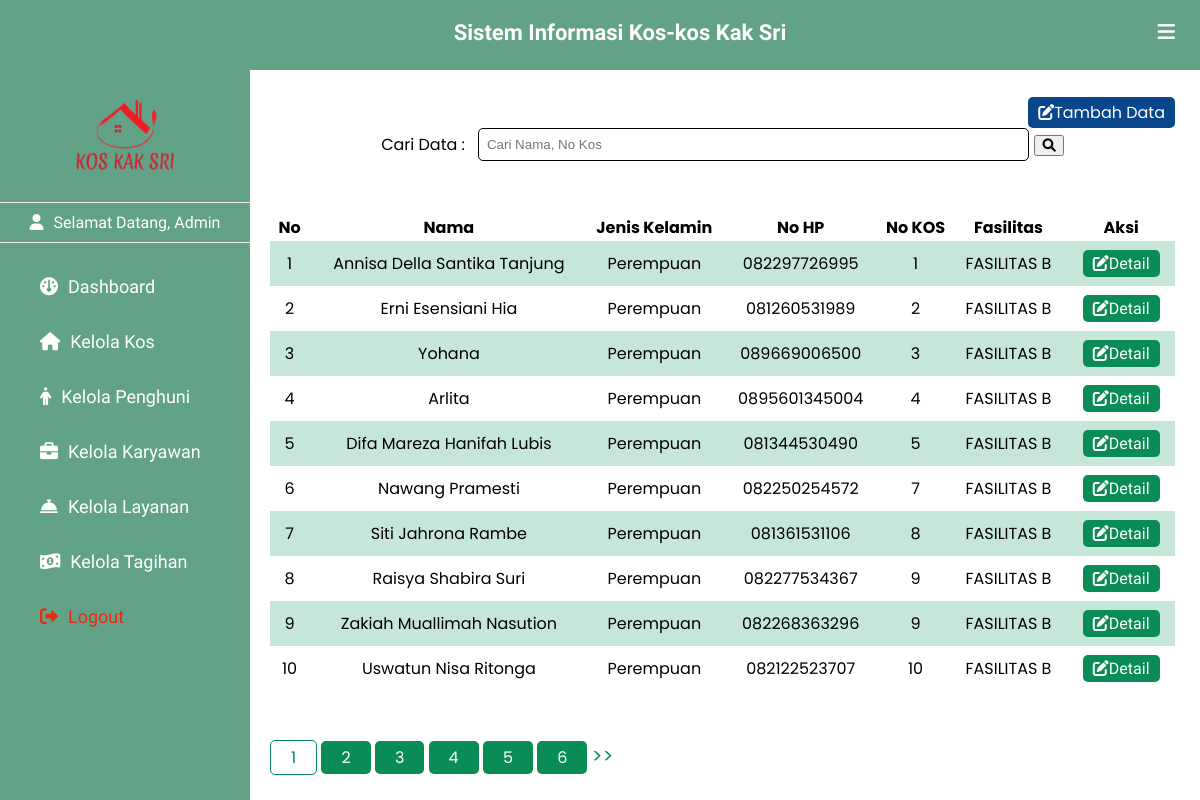
Page /kelola_penghuni.php (signed in) on the committed database.
### tables this page shows
CREATE TABLE `penghuni` (
  `id_penghuni` int(11) NOT NULL,
  `nama_penghuni` varchar(50) NOT NULL,
  `alamat_penghuni` text NOT NULL,
  `jenis_kelamin` varchar(20) NOT NULL,
  `no_hp` varchar(14) NOT NULL,
  `no_kos` int(11) NOT NULL,
  `durasi_sewa` int(11) NOT NULL
);

CREATE TABLE `info_kos` (
  `no_kos` int(11) NOT NULL,
  `lantai` int(11) NOT NULL,
  `fasilitas` varchar(100) NOT NULL
);

### connection.php (called while the page is built, shortened)
<?php
$server = "localhost";
$user = "root";
$pass = "";
$db_name = "db_final";
$conn = mysqli_connect($server, $user, $pass, $db_name);
function query($query) {
    global $conn;
    $result = mysqli_query($conn, $query);
    $rows = [];
    while($row = mysqli_fetch_assoc($result)){
        $rows[] = $row;
    }
    return $rows;
}
?>

### kelola_penghuni.php (the view, shortened to what this page needs)
<?php
include 'connection.php';
$jumlahDataPerHalaman = 10;
$jumlahData = count(query("SELECT * FROM penghuni"));
$jumlahHalaman = ceil($jumlahData/$jumlahDataPerHalaman);
$halamanAktif = ( isset($_GET["halaman"])) ? $_GET["halaman"] : 1;
$awalData = ($jumlahDataPerHalaman * $halamanAktif) - $jumlahDataPerHalaman;
$penghuni = query("SELECT * FROM penghuni
                    INNER JOIN info_kos using(no_kos) LIMIT $awalData, $jumlahDataPerHalaman");
?>
<!DOCTYPE html>
<html lang="en">
<head>
    <link rel="stylesheet" href="https://cdnjs.cloudflare.com/ajax/libs/simple-icons/6.15.0/simpleicons.svg">
    <link href='https://unpkg.com/boxicons@2.1.2/css/boxicons.min.css' rel='stylesheet'>
    <link rel="stylesheet" href="https://cdnjs.cloudflare.com/ajax/libs/font-awesome/6.0.0/css/all.min.css">
    <link rel="stylesheet" href="myProjects/webProject/icofont/css/icofont.min.css">
    <link rel="stylesheet" href="css/style_penghuni.css">
</head>
<body>
    <header>
       <div class="left_area">
            <h3>Sistem Informasi Kos-kos Kak Sri</h3>
       </div>
       <div class="right_area">
            <i class="fa-solid fa-bars" id="btn"></i>
       </div>
    </header>
    <div class="sidebar">
        <div class="logo_profile">
            <img src="asset/kosmerah.png " class="logo" alt="" width="100px" >
        </div>
        <div class="menu">
            <p id="admin"><i class="fa-solid fa-user"></i><span>Selamat Datang, Admin</span></p>
            <a href="index.php"><i class="fa-solid fa-gauge"></i><span>Dashboard</span></a>
            <a href="kelola_kos.php"><i class="fa-solid fa-house"></i><span>Kelola Kos</span></a>
            <a href="kelola_penghuni.php"><i class="fa-solid fa-person"></i><span>Kelola Penghuni</span></a>
            <a href="kelola_pegawai.php"><i class="fa-solid fa-briefcase"></i><span>Kelola Karyawan</span></a>
            <a href="kelola_layanan.php"><i class="fa-sharp fa-solid fa-bell-concierge"></i><span>Kelola Layanan</span></a>
            <a href="kelola_tagihan.php"><i class="fa-solid fa-money-bill-1-wave"></i><span>Kelola Tagihan</span></a>
            <a href="controller/logout.php" id="logout"><i class="fa-solid fa-right-from-bracket"></i><span>Logout</span></a>
        </div>
    </div>
    <div class="content" id="container">
    <form action="" method="POST">
    <div class="tombol-tambah">
         <a href="tambah_data.php" id="tbl-tambah"><i class="fa-solid fa-pen-to-square"></i>Tambah Data</a>
        </div>
    </form>
    <form action="" method="POST">
        <center><table>
            <tr style="padding-top:30px">
                <td>Cari Data : </td>
                <td style="width:80%; padding-left:10px"> <input type="text" name="keyword" width="250px" autofocus placeholder="Cari Nama, No Kos" autocomplete="off" id="keyword" style="padding:8px; border:1px solid #000; border-radius:5px;"></td>
                <td style="padding-left: 20px"><button name="cari"><i class="fa fa-search"></i></button></td>
            </tr>
        </table></center>
    </form>
      <table border="0" border-collapse="collapse" width="100%" id="tampil" style="margin-bottom:50px">
        <thead>
            <th style="text-align:center">No</th>
            <th style="text-align:center">Nama</th>
            <th style="text-align:center">Jenis Kelamin</th>
            <th style="text-align:center">No HP</th>
            <th style="text-align:center">No KOS</th>
            <th style="text-align:center">Fasilitas</th>
            <th style="text-align:center">Aksi</th>
        </thead>
        <tbody>
            <?php $i=1 ?>
            <?php foreach($penghuni as $pg) : ?>
            <tr>
                <td style="text-align:center"><?php echo $i; ?></td>
                <td style="text-align:center"><?php echo $pg["nama_penghuni"];?></td>
                <td style="text-align:center"><?php echo $pg["jenis_kelamin"];?></td>
                <td style="text-align:center"><?php echo $pg["no_hp"]; ?></td>
                <td style="text-align:center"><?php echo $pg["no_kos"]; ?></td>
                <td style="text-align:center"><?php echo $pg["fasilitas"]; ?></td>
                <td  class="tabel_aksi" style="text-align:center">
                    <a href="detail_penghuni.php?id_penghuni=<?php echo $pg["id_penghuni"]; ?>" id="tbl-ubah"><i class="fa-solid fa-pen-to-square"></i>Detail</a>
                </td>
            </tr>
            <?php $i++; ?>
            <?php endforeach; ?>
        </tbody>
      </table>
        <?php for($i = 1; $i <= $jumlahHalaman; $i++) :?>
            <?php if($i== $halamanAktif) :?>
                <a href="?halaman=<?php echo $i ?>" style="background-color:#fff; padding:5px 20px; margin-top:100px;color:#098c55; text-decoration:none; border-radius:5px; border:1px solid #098c55 "><?php echo $i ?></a>
            <?php else :?>
                <a href="?halaman=<?php echo $i ?>" style="background-color:#098c55; padding:5px 20px; margin-top:100px;color:#fff; text-decoration:none; border-radius:5px "><?php echo $i ?></a>
            <?php endif; ?>
        <?php endfor; ?>
        <?php if($halamanAktif < $jumlahHalaman) :?>
            <a href="?halaman=<?php echo $halamanAktif + 1?>" style="font-size:20px;text-decoration:none;color:#098c55">&gt&gt</a>
        <?php endif; ?>
    </div>
</body>
</html>

### css/css/style_penghuni.css (style rules this page uses)
body { margin: 0; padding: 0; font-family: "Poppins", sans-serif; overflow-x: hidden; }
header { position: fixed; background: #62A388; padding: 20px; width: 100%; height: 30px; }
.left_area h3 { color: #fff; margin: 0; font-size: 22px; font-weight: 900; text-align: center; font-family: "Philosopher", sans-serif; }
#btn { padding: 5px; float: right; color: #fff; margin-top: -28px; font-size: 20px; margin-right: 40px; }
#admin { padding-top: 10px; padding-bottom: 10px; color: #fff; border-top: 1px solid #fefe; border-bottom: 1px solid #fefe; text-align: center; }
.sidebar { background: #62A388; padding-top: 30px; position: fixed; left: 0; width: 250px; height: 100%; margin-top: 70px; transition: all 0.5s ease; font-family: "El Messiri", sans-serif; overflow-y: auto; }
.logo_profile { display: flex; flex-direction: column; justify-content: center; align-items: center; }
.sidebar .logo { margin-bottom: 10px; transition: all 0.5s ease; }
.sidebar a { color: #fff; display: block; width: 100%; line-height: 55px; text-decoration: none; padding-left: 40px; box-sizing: border-box; font-size: 18px; font-family: "Poppins", sans-serif; }
.sidebar a span { font-family: "El Messiri", sans-serif; }
.sidebar i { padding-right: 10px; }
.sidebar #logout { color: rgb(233, 41, 20); }
.content { padding-top: 80px; padding-left: 270px; margin-right: 25px; transition: all 0.5s ease; text-align: justify; }
.content table#tampil { margin-top: 50px; border-collapse: collapse; border: none; }
.content table#tampil tbody tr td { padding: 10px; }
.content table#tampil tbody tr:nth-child(odd) { background-color: #c5e6d8; }
.content input { width: 100%; }
.content .tabel_aksi { text-align: center; }
.content .tabel_aksi a { text-decoration: none; font-family: "El Messiri", sans-serif; }
.content #tbl-ubah { background-color: #098c55; padding: 4px 10px; border-radius: 5px; color: #fff; }
.content #tbl-tambah { background-color: #09468c; padding: 4px 10px; border-radius: 5px; color: #fff; text-decoration: none; }
.content .tombol-tambah { padding-top: 20px; text-align: right; }

### rows in the picture
penghuni: nama_penghuni "Annisa Della Santika Tanjung", jenis_kelamin "Perempuan", no_hp "082297726995", no_kos "1", no_kos.fasilitas "FASILITAS B"
penghuni: nama_penghuni "Erni Esensiani Hia", jenis_kelamin "Perempuan", no_hp "081260531989", no_kos "2", no_kos.fasilitas "FASILITAS B"
penghuni: nama_penghuni "Yohana", jenis_kelamin "Perempuan", no_hp "089669006500", no_kos "3", no_kos.fasilitas "FASILITAS B"
penghuni: nama_penghuni "Arlita", jenis_kelamin "Perempuan", no_hp "0895601345004", no_kos "4", no_kos.fasilitas "FASILITAS B"
penghuni: nama_penghuni "Difa Mareza Hanifah Lubis", jenis_kelamin "Perempuan", no_hp "081344530490", no_kos "5", no_kos.fasilitas "FASILITAS B"
penghuni: nama_penghuni "Nawang Pramesti", jenis_kelamin "Perempuan", no_hp "082250254572", no_kos "7", no_kos.fasilitas "FASILITAS B"
penghuni: nama_penghuni "Siti Jahrona Rambe", jenis_kelamin "Perempuan", no_hp "081361531106", no_kos "8", no_kos.fasilitas "FASILITAS B"
penghuni: nama_penghuni "Raisya Shabira Suri", jenis_kelamin "Perempuan", no_hp "082277534367", no_kos "9", no_kos.fasilitas "FASILITAS B"
penghuni: nama_penghuni "Zakiah Muallimah Nasution", jenis_kelamin "Perempuan", no_hp "082268363296", no_kos "9", no_kos.fasilitas "FASILITAS B"
penghuni: nama_penghuni "Uswatun Nisa Ritonga", jenis_kelamin "Perempuan", no_hp "082122523707", no_kos "10", no_kos.fasilitas "FASILITAS B"
